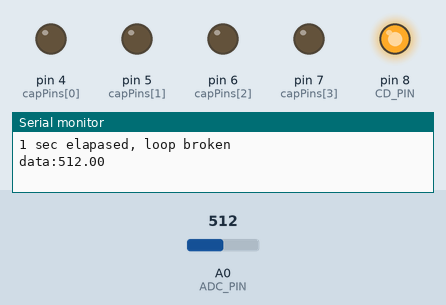
Recording of a sketch running on a simulated Arduino Uno, built with avr-gcc and run on an emulated ATmega328P. On the bench: output pins drawn as LEDs (lit = HIGH), the last lines printed to the serial monitor. The test bench sets the inputs (shaded band); at power-on: A0 (ADC_PIN) = 512.

Above: at 1.2 s.
1.3 s: A0 (ADC_PIN) set to 12
2.8 s: A0 (ADC_PIN) set to 9
At 3.1 s:
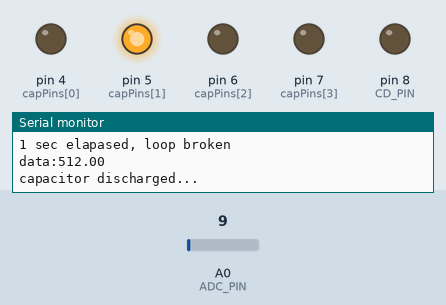
At 5.1 s:
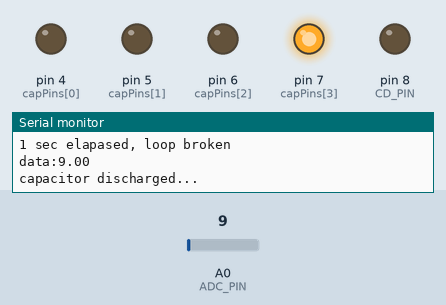
Timing chart, 0 to 6.6 s (numbered marks = the images above; inputs shaded):
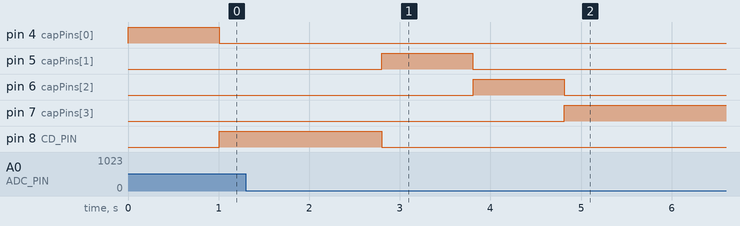

The sketch:

getCap_general.ino
```cpp
#define ADC_PIN 0
#define CD_PIN 8
const float REF_VOLTAGE= 5.00;
const uint8_t capPins[4]={4, 5, 6, 7};
const float capRes[4]={1000000.0f, 100000.0f, 10000.0f, 1000.0f};
uint8_t counter=0;
bool isDone=false;

float map_it(float val,float in_min,float in_max,float out_min,float out_max){
   float result=(val-in_min)*(out_max-out_min)/(in_max-in_min)+out_min;
   return result;
}

void setup() {
  // put your setup code here, to run once:
    Serial.begin(9600);
    for(uint8_t x=0; x<4; x++){
      pinMode(capPins[x], OUTPUT);
    }
    pinMode(CD_PIN, OUTPUT);
    digitalWrite(capPins[0], HIGH);
    //analogReadResolution(10);
}

float avgAdc(){
  float result=0.00;
  for(uint8_t x=0; x<16; x++){
    result+=analogRead(ADC_PIN);
  }
  return result/16.0f;
}

void dischargeCap(){
  while (avgAdc() > 10) {
    digitalWrite(CD_PIN, HIGH);//turn on cap discharge npn for 100millisec
    // keep discharging
  }
  digitalWrite(CD_PIN, LOW);
}

void selectResistor(const uint8_t *index){//helps auto select suitable resistor value
   for (uint8_t i = 0; i < 4; i++) {
      digitalWrite(capPins[i], LOW);
    }
    dischargeCap();
   Serial.println("capacitor discharged...");
   digitalWrite(capPins[*index+1], HIGH);
}

String getUnit(const float C){//helps get capactiro unit
    if (C < 1e-9f) {
        Serial.print(C * 1e12f);
        Serial.println(" pF");
        return String(C * 1e12f)+" pF";
    }
    else if (C < 1e-6f) {
        Serial.print(C * 1e9f);
        Serial.println(" nF");
        return String(C * 1e9f)+" nF";
    }
    else if (C < 1e-3f) {
        Serial.print((C * 1e6f)*1.67f);
        Serial.println(" uF");
        return String(C * 1e6f)+" uF";
    }
}

String getCap(){
   float data= avgAdc();
   if(data>700)isDone=false;//isDone turns true whenever we are done measuring so we don't have to repeat operation before capacitor charges above 700, once above 700 it can be true again since data< 700 won't be true
   if(data<700 && isDone==false){//972 because npn drops about .2v at saturation
      //Serial.println("Operation started....");
      //selectResistor(&counter);//discharge any charge on cap
      long initTime=millis();
      while(data<645.0f){
        data=avgAdc();
        if((millis()-initTime)>1000){
          Serial.println("1 sec elapased, loop broken");
          Serial.print("data:");
          Serial.println(data);
          break;
        }
      }

      if(data<=645.0f && counter<3){//this means if adc value is less than 63% of 1023 after 1 sec then we need to discharge and move to another resistor
        //selectResistor(&counter);
        selectResistor(&counter);
        counter+=1;
      }
      else if(data<=645.0f && counter==4){
          return "Capacitor value out of design range ....";
      }
      else if(data>=643.0f){

          unsigned long finalTime=millis();
          unsigned long time=finalTime-initTime;
          Serial.print("Measurement duration:");
          Serial.println(time);
          Serial.println("Counter:"+String(counter));
          float result= ((time/1e3f)/capRes[counter]);
          String capacitance=getUnit(result);
          digitalWrite(capPins[counter], LOW);
          counter=0;
          digitalWrite(capPins[counter], HIGH);//1m ohm bjt stays on for future measurement activelness
          isDone=true;
          //Serial.print("Capacitance:");
          //Serial.println(result);
          return capacitance;
      }
   }
}

void loop() {
  getCap();
  // put your main code here, to run repeatedly:
}
```

Measured:
- the behaviour switches between 11 and 10 on A0 (ADC_PIN) (found by bisection; images 0 and 1)
- after the input at 1.3 s, every drawn part: stays the same
- after the input at 2.8 s, pin 5 (capPins[1]): LOW → HIGH at once, → LOW 1.0 s later; pin 6 (capPins[2]): LOW → HIGH after 1.0 s, → LOW 1.0 s later; pin 7 (capPins[3]): LOW → HIGH after 2.0 s; pin 8 (CD_PIN): HIGH → LOW at once
